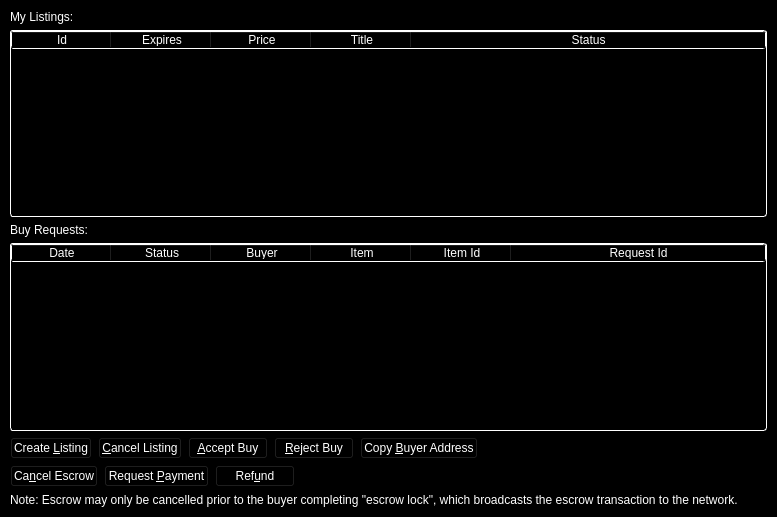
<?xml version="1.0" encoding="UTF-8"?>
<ui version="4.0">
 <class>SellsPage</class>
 <widget class="QWidget" name="SellsPage">
  <property name="geometry">
   <rect>
    <x>0</x>
    <y>0</y>
    <width>777</width>
    <height>517</height>
   </rect>
  </property>
  <property name="palette">
   <palette>
    <active>
     <colorrole role="WindowText">
      <brush brushstyle="SolidPattern">
       <color alpha="255">
        <red>255</red>
        <green>255</green>
        <blue>255</blue>
       </color>
      </brush>
     </colorrole>
     <colorrole role="Button">
      <brush brushstyle="SolidPattern">
       <color alpha="255">
        <red>0</red>
        <green>0</green>
        <blue>0</blue>
       </color>
      </brush>
     </colorrole>
     <colorrole role="Light">
      <brush brushstyle="SolidPattern">
       <color alpha="255">
        <red>0</red>
        <green>0</green>
        <blue>0</blue>
       </color>
      </brush>
     </colorrole>
     <colorrole role="Midlight">
      <brush brushstyle="SolidPattern">
       <color alpha="255">
        <red>0</red>
        <green>0</green>
        <blue>0</blue>
       </color>
      </brush>
     </colorrole>
     <colorrole role="Dark">
      <brush brushstyle="SolidPattern">
       <color alpha="255">
        <red>0</red>
        <green>0</green>
        <blue>0</blue>
       </color>
      </brush>
     </colorrole>
     <colorrole role="Mid">
      <brush brushstyle="SolidPattern">
       <color alpha="255">
        <red>0</red>
        <green>0</green>
        <blue>0</blue>
       </color>
      </brush>
     </colorrole>
     <colorrole role="Text">
      <brush brushstyle="SolidPattern">
       <color alpha="255">
        <red>255</red>
        <green>255</green>
        <blue>255</blue>
       </color>
      </brush>
     </colorrole>
     <colorrole role="BrightText">
      <brush brushstyle="SolidPattern">
       <color alpha="255">
        <red>255</red>
        <green>255</green>
        <blue>255</blue>
       </color>
      </brush>
     </colorrole>
     <colorrole role="ButtonText">
      <brush brushstyle="SolidPattern">
       <color alpha="255">
        <red>255</red>
        <green>255</green>
        <blue>255</blue>
       </color>
      </brush>
     </colorrole>
     <colorrole role="Base">
      <brush brushstyle="SolidPattern">
       <color alpha="255">
        <red>0</red>
        <green>0</green>
        <blue>0</blue>
       </color>
      </brush>
     </colorrole>
     <colorrole role="Window">
      <brush brushstyle="SolidPattern">
       <color alpha="255">
        <red>0</red>
        <green>0</green>
        <blue>0</blue>
       </color>
      </brush>
     </colorrole>
     <colorrole role="Shadow">
      <brush brushstyle="SolidPattern">
       <color alpha="255">
        <red>0</red>
        <green>0</green>
        <blue>0</blue>
       </color>
      </brush>
     </colorrole>
     <colorrole role="AlternateBase">
      <brush brushstyle="SolidPattern">
       <color alpha="255">
        <red>0</red>
        <green>0</green>
        <blue>0</blue>
       </color>
      </brush>
     </colorrole>
     <colorrole role="ToolTipBase">
      <brush brushstyle="SolidPattern">
       <color alpha="255">
        <red>255</red>
        <green>255</green>
        <blue>220</blue>
       </color>
      </brush>
     </colorrole>
     <colorrole role="ToolTipText">
      <brush brushstyle="SolidPattern">
       <color alpha="255">
        <red>0</red>
        <green>0</green>
        <blue>0</blue>
       </color>
      </brush>
     </colorrole>
    </active>
    <inactive>
     <colorrole role="WindowText">
      <brush brushstyle="SolidPattern">
       <color alpha="255">
        <red>255</red>
        <green>255</green>
        <blue>255</blue>
       </color>
      </brush>
     </colorrole>
     <colorrole role="Button">
      <brush brushstyle="SolidPattern">
       <color alpha="255">
        <red>0</red>
        <green>0</green>
        <blue>0</blue>
       </color>
      </brush>
     </colorrole>
     <colorrole role="Light">
      <brush brushstyle="SolidPattern">
       <color alpha="255">
        <red>0</red>
        <green>0</green>
        <blue>0</blue>
       </color>
      </brush>
     </colorrole>
     <colorrole role="Midlight">
      <brush brushstyle="SolidPattern">
       <color alpha="255">
        <red>0</red>
        <green>0</green>
        <blue>0</blue>
       </color>
      </brush>
     </colorrole>
     <colorrole role="Dark">
      <brush brushstyle="SolidPattern">
       <color alpha="255">
        <red>0</red>
        <green>0</green>
        <blue>0</blue>
       </color>
      </brush>
     </colorrole>
     <colorrole role="Mid">
      <brush brushstyle="SolidPattern">
       <color alpha="255">
        <red>0</red>
        <green>0</green>
        <blue>0</blue>
       </color>
      </brush>
     </colorrole>
     <colorrole role="Text">
      <brush brushstyle="SolidPattern">
       <color alpha="255">
        <red>255</red>
        <green>255</green>
        <blue>255</blue>
       </color>
      </brush>
     </colorrole>
     <colorrole role="BrightText">
      <brush brushstyle="SolidPattern">
       <color alpha="255">
        <red>255</red>
        <green>255</green>
        <blue>255</blue>
       </color>
      </brush>
     </colorrole>
     <colorrole role="ButtonText">
      <brush brushstyle="SolidPattern">
       <color alpha="255">
        <red>255</red>
        <green>255</green>
        <blue>255</blue>
       </color>
      </brush>
     </colorrole>
     <colorrole role="Base">
      <brush brushstyle="SolidPattern">
       <color alpha="255">
        <red>0</red>
        <green>0</green>
        <blue>0</blue>
       </color>
      </brush>
     </colorrole>
     <colorrole role="Window">
      <brush brushstyle="SolidPattern">
       <color alpha="255">
        <red>0</red>
        <green>0</green>
        <blue>0</blue>
       </color>
      </brush>
     </colorrole>
     <colorrole role="Shadow">
      <brush brushstyle="SolidPattern">
       <color alpha="255">
        <red>0</red>
        <green>0</green>
        <blue>0</blue>
       </color>
      </brush>
     </colorrole>
     <colorrole role="AlternateBase">
      <brush brushstyle="SolidPattern">
       <color alpha="255">
        <red>0</red>
        <green>0</green>
        <blue>0</blue>
       </color>
      </brush>
     </colorrole>
     <colorrole role="ToolTipBase">
      <brush brushstyle="SolidPattern">
       <color alpha="255">
        <red>255</red>
        <green>255</green>
        <blue>220</blue>
       </color>
      </brush>
     </colorrole>
     <colorrole role="ToolTipText">
      <brush brushstyle="SolidPattern">
       <color alpha="255">
        <red>0</red>
        <green>0</green>
        <blue>0</blue>
       </color>
      </brush>
     </colorrole>
    </inactive>
    <disabled>
     <colorrole role="WindowText">
      <brush brushstyle="SolidPattern">
       <color alpha="255">
        <red>0</red>
        <green>0</green>
        <blue>0</blue>
       </color>
      </brush>
     </colorrole>
     <colorrole role="Button">
      <brush brushstyle="SolidPattern">
       <color alpha="255">
        <red>0</red>
        <green>0</green>
        <blue>0</blue>
       </color>
      </brush>
     </colorrole>
     <colorrole role="Light">
      <brush brushstyle="SolidPattern">
       <color alpha="255">
        <red>0</red>
        <green>0</green>
        <blue>0</blue>
       </color>
      </brush>
     </colorrole>
     <colorrole role="Midlight">
      <brush brushstyle="SolidPattern">
       <color alpha="255">
        <red>0</red>
        <green>0</green>
        <blue>0</blue>
       </color>
      </brush>
     </colorrole>
     <colorrole role="Dark">
      <brush brushstyle="SolidPattern">
       <color alpha="255">
        <red>0</red>
        <green>0</green>
        <blue>0</blue>
       </color>
      </brush>
     </colorrole>
     <colorrole role="Mid">
      <brush brushstyle="SolidPattern">
       <color alpha="255">
        <red>0</red>
        <green>0</green>
        <blue>0</blue>
       </color>
      </brush>
     </colorrole>
     <colorrole role="Text">
      <brush brushstyle="SolidPattern">
       <color alpha="255">
        <red>0</red>
        <green>0</green>
        <blue>0</blue>
       </color>
      </brush>
     </colorrole>
     <colorrole role="BrightText">
      <brush brushstyle="SolidPattern">
       <color alpha="255">
        <red>255</red>
        <green>255</green>
        <blue>255</blue>
       </color>
      </brush>
     </colorrole>
     <colorrole role="ButtonText">
      <brush brushstyle="SolidPattern">
       <color alpha="255">
        <red>0</red>
        <green>0</green>
        <blue>0</blue>
       </color>
      </brush>
     </colorrole>
     <colorrole role="Base">
      <brush brushstyle="SolidPattern">
       <color alpha="255">
        <red>0</red>
        <green>0</green>
        <blue>0</blue>
       </color>
      </brush>
     </colorrole>
     <colorrole role="Window">
      <brush brushstyle="SolidPattern">
       <color alpha="255">
        <red>0</red>
        <green>0</green>
        <blue>0</blue>
       </color>
      </brush>
     </colorrole>
     <colorrole role="Shadow">
      <brush brushstyle="SolidPattern">
       <color alpha="255">
        <red>0</red>
        <green>0</green>
        <blue>0</blue>
       </color>
      </brush>
     </colorrole>
     <colorrole role="AlternateBase">
      <brush brushstyle="SolidPattern">
       <color alpha="255">
        <red>0</red>
        <green>0</green>
        <blue>0</blue>
       </color>
      </brush>
     </colorrole>
     <colorrole role="ToolTipBase">
      <brush brushstyle="SolidPattern">
       <color alpha="255">
        <red>255</red>
        <green>255</green>
        <blue>220</blue>
       </color>
      </brush>
     </colorrole>
     <colorrole role="ToolTipText">
      <brush brushstyle="SolidPattern">
       <color alpha="255">
        <red>0</red>
        <green>0</green>
        <blue>0</blue>
       </color>
      </brush>
     </colorrole>
    </disabled>
   </palette>
  </property>
  <property name="windowTitle">
   <string>FantomMarket Sells</string>
  </property>
  <layout class="QVBoxLayout" name="topLayout">
   <property name="leftMargin">
    <number>10</number>
   </property>
   <property name="topMargin">
    <number>10</number>
   </property>
   <property name="rightMargin">
    <number>10</number>
   </property>
   <property name="bottomMargin">
    <number>10</number>
   </property>
   <item>
    <layout class="QVBoxLayout" name="verticalLayout">
     <property name="topMargin">
      <number>0</number>
     </property>
     <item>
      <widget class="QLabel" name="label">
       <property name="text">
        <string>My Listings:</string>
       </property>
      </widget>
     </item>
     <item>
      <widget class="QTableWidget" name="listingsTableWidget">
       <property name="styleSheet">
        <string notr="true">background: rgb(0,0,0); color: rgb(255,255,255); border: 1px inset white; border-radius: 3px; margin: 0px;</string>
       </property>
       <property name="editTriggers">
        <set>QAbstractItemView::NoEditTriggers</set>
       </property>
       <property name="alternatingRowColors">
        <bool>true</bool>
       </property>
       <property name="selectionMode">
        <enum>QAbstractItemView::SingleSelection</enum>
       </property>
       <property name="selectionBehavior">
        <enum>QAbstractItemView::SelectRows</enum>
       </property>
       <attribute name="horizontalHeaderStretchLastSection">
        <bool>true</bool>
       </attribute>
       <column>
        <property name="text">
         <string>Id</string>
        </property>
       </column>
       <column>
        <property name="text">
         <string>Expires</string>
        </property>
       </column>
       <column>
        <property name="text">
         <string>Price</string>
        </property>
       </column>
       <column>
        <property name="text">
         <string>Title</string>
        </property>
       </column>
       <column>
        <property name="text">
         <string>Status</string>
        </property>
       </column>
      </widget>
     </item>
     <item>
      <widget class="QLabel" name="label_2">
       <property name="text">
        <string>Buy Requests:</string>
       </property>
      </widget>
     </item>
     <item>
      <widget class="QTableWidget" name="buysTableWidget">
       <property name="styleSheet">
        <string notr="true">background: rgb(0,0,0); color: rgb(255,255,255); border: 1px inset white; border-radius: 3px; margin: 0px;</string>
       </property>
       <property name="editTriggers">
        <set>QAbstractItemView::NoEditTriggers</set>
       </property>
       <property name="alternatingRowColors">
        <bool>true</bool>
       </property>
       <property name="selectionMode">
        <enum>QAbstractItemView::SingleSelection</enum>
       </property>
       <property name="selectionBehavior">
        <enum>QAbstractItemView::SelectRows</enum>
       </property>
       <attribute name="horizontalHeaderStretchLastSection">
        <bool>true</bool>
       </attribute>
       <column>
        <property name="text">
         <string>Date</string>
        </property>
       </column>
       <column>
        <property name="text">
         <string>Status</string>
        </property>
       </column>
       <column>
        <property name="text">
         <string>Buyer</string>
        </property>
       </column>
       <column>
        <property name="text">
         <string>Item</string>
        </property>
       </column>
       <column>
        <property name="text">
         <string>Item Id</string>
        </property>
       </column>
       <column>
        <property name="text">
         <string>Request Id</string>
        </property>
       </column>
      </widget>
     </item>
    </layout>
   </item>
   <item>
    <layout class="QHBoxLayout" name="horizontalLayout">
     <property name="bottomMargin">
      <number>0</number>
     </property>
     <item>
      <widget class="QPushButton" name="createButton">
       <property name="text">
        <string>Create &amp;Listing</string>
       </property>
      </widget>
     </item>
     <item>
      <widget class="QPushButton" name="cancelButton">
       <property name="text">
        <string>&amp;Cancel Listing</string>
       </property>
      </widget>
     </item>
     <item>
      <widget class="QPushButton" name="acceptButton">
       <property name="text">
        <string>&amp;Accept Buy</string>
       </property>
      </widget>
     </item>
     <item>
      <widget class="QPushButton" name="rejectButton">
       <property name="text">
        <string>&amp;Reject Buy</string>
       </property>
      </widget>
     </item>
     <item>
      <widget class="QPushButton" name="copyAddressButton">
       <property name="text">
        <string>Copy &amp;Buyer Address</string>
       </property>
      </widget>
     </item>
     <item>
      <spacer name="horizontalSpacer">
       <property name="orientation">
        <enum>Qt::Horizontal</enum>
       </property>
       <property name="sizeHint" stdset="0">
        <size>
         <width>40</width>
         <height>20</height>
        </size>
       </property>
      </spacer>
     </item>
    </layout>
   </item>
   <item>
    <layout class="QHBoxLayout" name="horizontalLayout_2">
     <property name="bottomMargin">
      <number>0</number>
     </property>
     <item>
      <widget class="QPushButton" name="cancelEscrowButton">
       <property name="text">
        <string>Ca&amp;ncel Escrow</string>
       </property>
      </widget>
     </item>
     <item>
      <widget class="QPushButton" name="requestPaymentButton">
       <property name="text">
        <string>Request &amp;Payment</string>
       </property>
      </widget>
     </item>
     <item>
      <widget class="QPushButton" name="refundButton">
       <property name="text">
        <string>Ref&amp;und</string>
       </property>
      </widget>
     </item>
     <item>
      <spacer name="horizontalSpacer_2">
       <property name="orientation">
        <enum>Qt::Horizontal</enum>
       </property>
       <property name="sizeHint" stdset="0">
        <size>
         <width>40</width>
         <height>20</height>
        </size>
       </property>
      </spacer>
     </item>
    </layout>
   </item>
   <item>
    <layout class="QHBoxLayout" name="horizontalLayout_3">
     <property name="bottomMargin">
      <number>0</number>
     </property>
     <item>
      <widget class="QLabel" name="label_3">
       <property name="text">
        <string>&lt;html&gt;&lt;head/&gt;&lt;body&gt;&lt;p&gt;Note: Escrow may only be cancelled prior to the buyer completing &amp;quot;escrow lock&amp;quot;, which broadcasts the escrow transaction to the network.&lt;/p&gt;&lt;/body&gt;&lt;/html&gt;</string>
       </property>
       <property name="wordWrap">
        <bool>true</bool>
       </property>
      </widget>
     </item>
    </layout>
   </item>
  </layout>
 </widget>
 <resources/>
 <connections/>
</ui>
